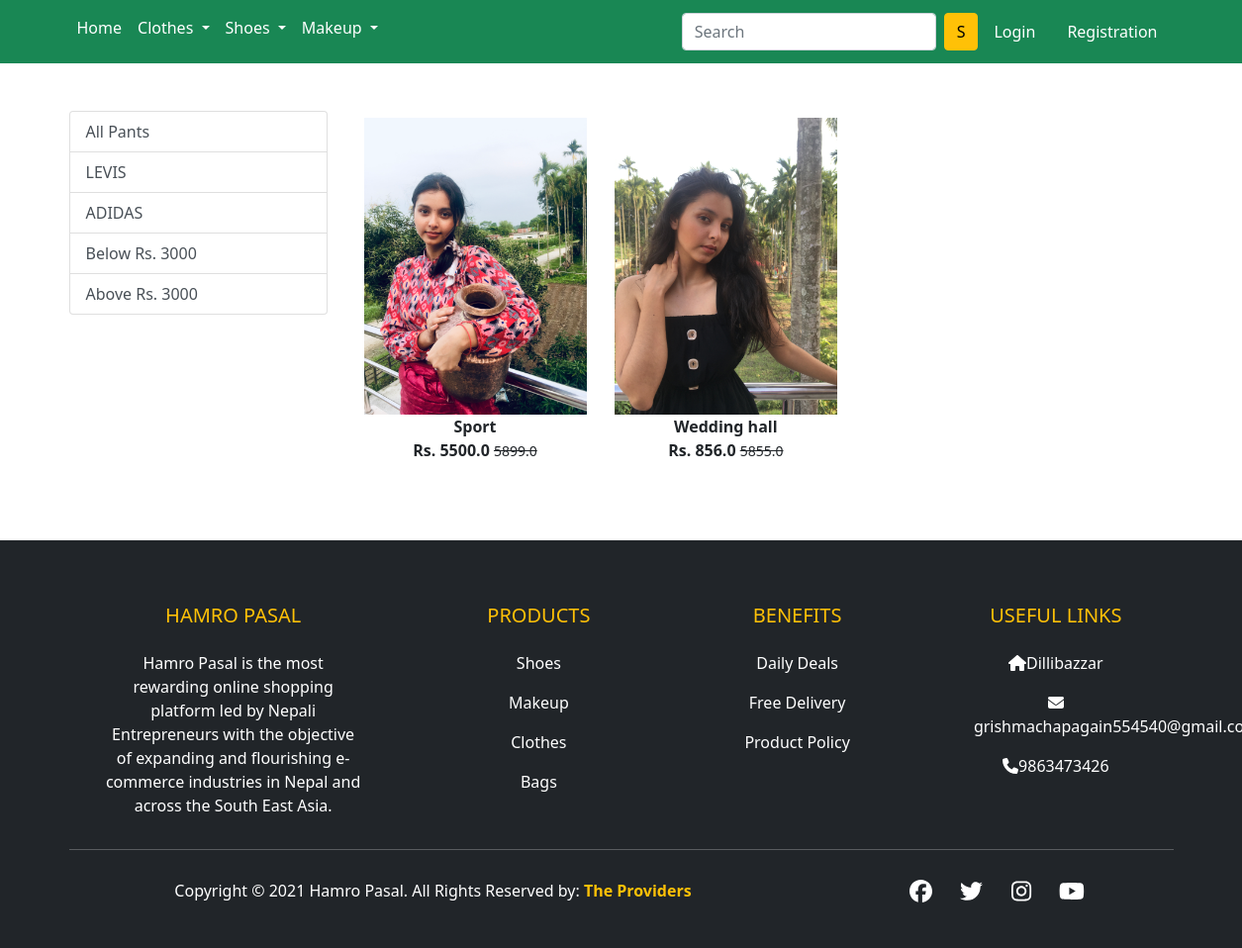
/Pan/, run on the app's committed database.
### products/models.py (models this page shows, shortened)
class Product(models.Model):
    title = models.CharField(max_length=100)
    Price = models.FloatField()
    Selling_Price= models.FloatField()
    Description = models.TextField()
    Manufacturer = models.CharField(max_length=100)
    category = models.CharField(choices=PASAL_CHOICES, max_length=2)
    Image = models.ImageField(upload_to='productimg')

### products/views.py (the view)
# urls.py: path('Pan/', views.Pan, name='Pan'),
def Pan(request, data=None):
    totalitem = 0
    if request.user.is_authenticated:
        totalitem = len(Cart.objects.filter(user=request.user))
    if data == None:
        Pant = Product.objects.filter(category='P')
    elif data == 'Levis' or data == 'Adidas':
        Pant = Product.objects.filter(category='P').filter(Manufacturer=data)
    elif data == 'Below':
        Pant = Product.objects.filter(
            category='P').filter(Selling_Price__lt=3000)
    elif data == 'Above':
        Pant = Product.objects.filter(
            category='P').filter(Selling_Price__gt=3000)
    return render(request, 'pr/Pants.html', {'Pant': Pant, 'totalitem': totalitem})

### products/templates/pr/Pants.html (shortened to what this page needs)
{% extends 'pr/base.html' %}
{% load static %}
{% block main-content %}
<div class="container my-5">
 <div class="row">
  <div class="col-sm-3">
   <div class="list-group">
   <a href="{% url 'Pan' %}" class="list-group-item list-group-item-action" aria-current='true'>All Pants</a>
   <a href="{% url 'Pandata' 'Levis' %}" class="list-group-item list-group-item-action" aria-current='true'>LEVIS</a>
   <a href="{% url 'Pandata' 'Adidas' %}" class="list-group-item list-group-item-action" aria-current='true'>ADIDAS</a>
   <a href="{% url 'Pandata' 'Below' %}" class="list-group-item list-group-item-action" aria-current='true'>Below Rs. 3000</a>
   <a href="{% url 'Pandata' 'Above' %}" class="list-group-item list-group-item-action" aria-current='true'>Above Rs. 3000</a>
  </div>
  </div>
  <div class=" col-sm-8">
  <div class="row">
   {% for product in Pant %}
<div class="div col-sm-4 text-center mb-4">
<a href="{% url 'product-detail' product.id %}" class="btn">
<div class="item">
<img src="{{product.Image.url}}" alt="" height="300" class="">
<div class="fw-bold">{{product.title}}</div>
<div class="fw-bold">Rs. {{product.Selling_Price}}
<small class="fw-light text-decoration-line-through">{{product.Price}}</small>
</div>
</div>
</a>
</div>
{% endfor %}
  </div>
  </div>
  </div>
 </div>
{% endblock main-content %}

### data on the page
Product: Image (picture), title "Sport", Selling_Price "5500.0", Price "5899.0"
Product: Image (picture), title "Wedding hall", Selling_Price "856.0", Price "5855.0"
